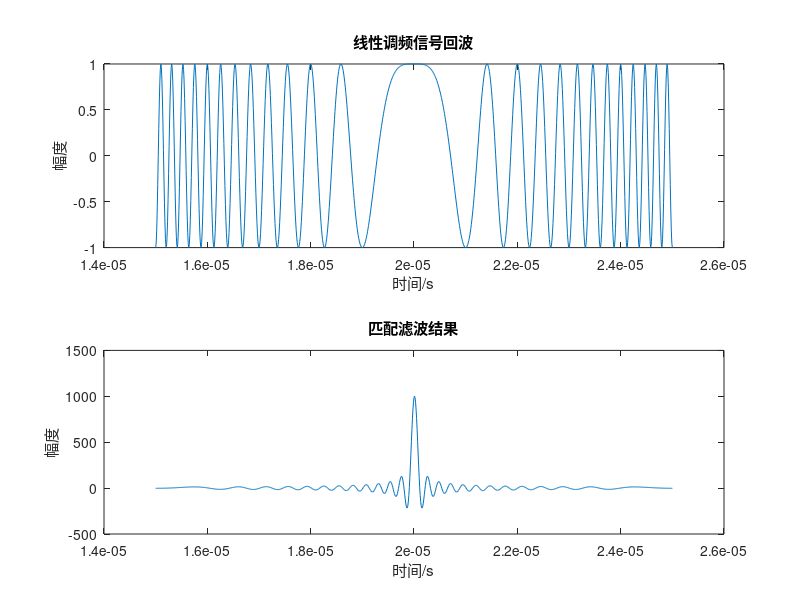
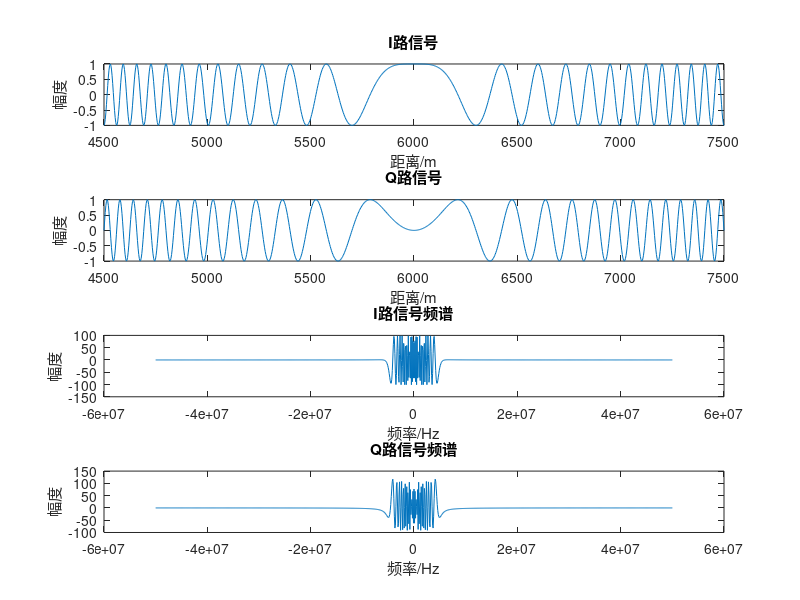
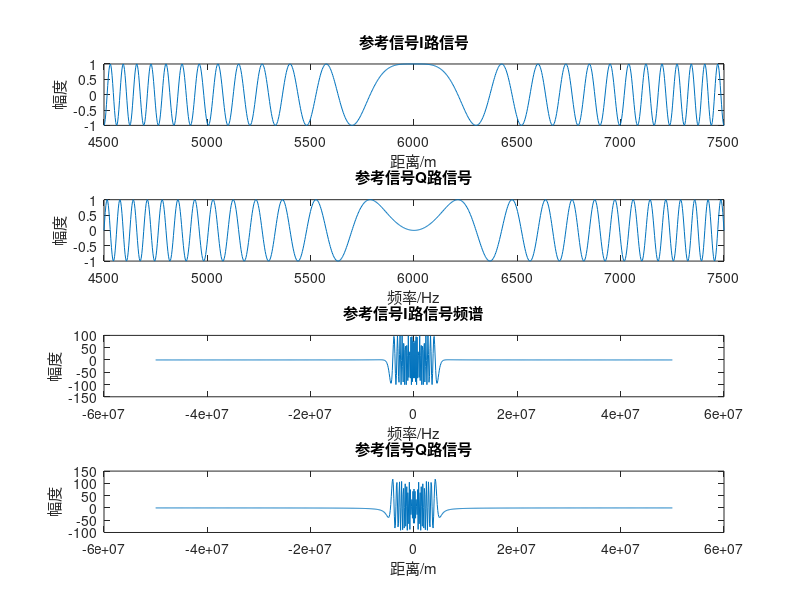

Reproduce these figures in MATLAB, in order. (Note: this script raises an error after producing the figures.)
% 作业内容：线性调频信号的IQ路以及频谱

%参数
f0=1e10;
Tp=1e-5;
B=1e7;
fs=1e8;
R0=3e3;
c=3e8;
tau=2*R0/c;
k=B/Tp;
%回波信号模型
t=tau-Tp/2:1/fs:tau+Tp/2;
s=exp(1j*pi*k.*(t-tau).^2)*exp(-1j*2*pi*f0*tau);
t_out=-Tp/2:1/fs:Tp/2;
s_out=exp(1j*pi*k.*t_out.^2);
figure;
subplot(2,1,1);
plot(t,real(s));
xlabel("时间/s");
ylabel("幅度")
title("线性调频信号回波");
%脉冲压缩滤波器形式
%滤波后结果
ts=ifftshift(ifft(conj(fft(s_out)).*fft(s)));
tt=tau-Tp/2:1/fs:tau+Tp/2;
subplot(2,1,2);
plot(tt,ts);
xlabel("时间/s");
ylabel("幅度")
title("匹配滤波结果")

%I、Q路波形
I=real(s);
Q=imag(s);
x=t*c;
figure;
subplot(4,1,1);
plot(x,I);
xlabel("距离/m");
ylabel("幅度")
title("I路信号")
subplot(4,1,2);
plot(x,Q);
xlabel("距离/m");
ylabel("幅度")
title("Q路信号")


I_fft=fftshift(fft(I));
Q_fft=fftshift(fft(Q));
fv=-fs/2:fs/1000:fs/2;
subplot(4,1,3);
plot(fv,I_fft);
xlabel("频率/Hz");
ylabel("幅度")
title("I路信号频谱")
subplot(4,1,4)
plot(fv,Q_fft);
xlabel("频率/Hz");
ylabel("幅度")
title("Q路信号频谱")
%参考信号波形
figure;
subplot(4,1,1);
plot(x,I);
xlabel("距离/m");
ylabel("幅度")
title("参考信号I路信号")
subplot(4,1,2);
plot(x,Q);
xlabel("频率/Hz");
ylabel("幅度")
title("参考信号Q路信号")
subplot(4,1,3);
plot(fv,I_fft);
xlabel("频率/Hz");
ylabel("幅度")
title("参考信号I路信号频谱")
subplot(4,1,4)
plot(fv,Q_fft);
xlabel("距离/m");
ylabel("幅度")
title("参考信号Q路信号")
%脉冲压缩后时域波形
figure;
tsdB = db(abs(ts)/max(abs(ts)));
plot(tt,tsdB);
xlabel("距离/m");
ylabel("幅度(dB)")
title("脉冲压缩后信号")
